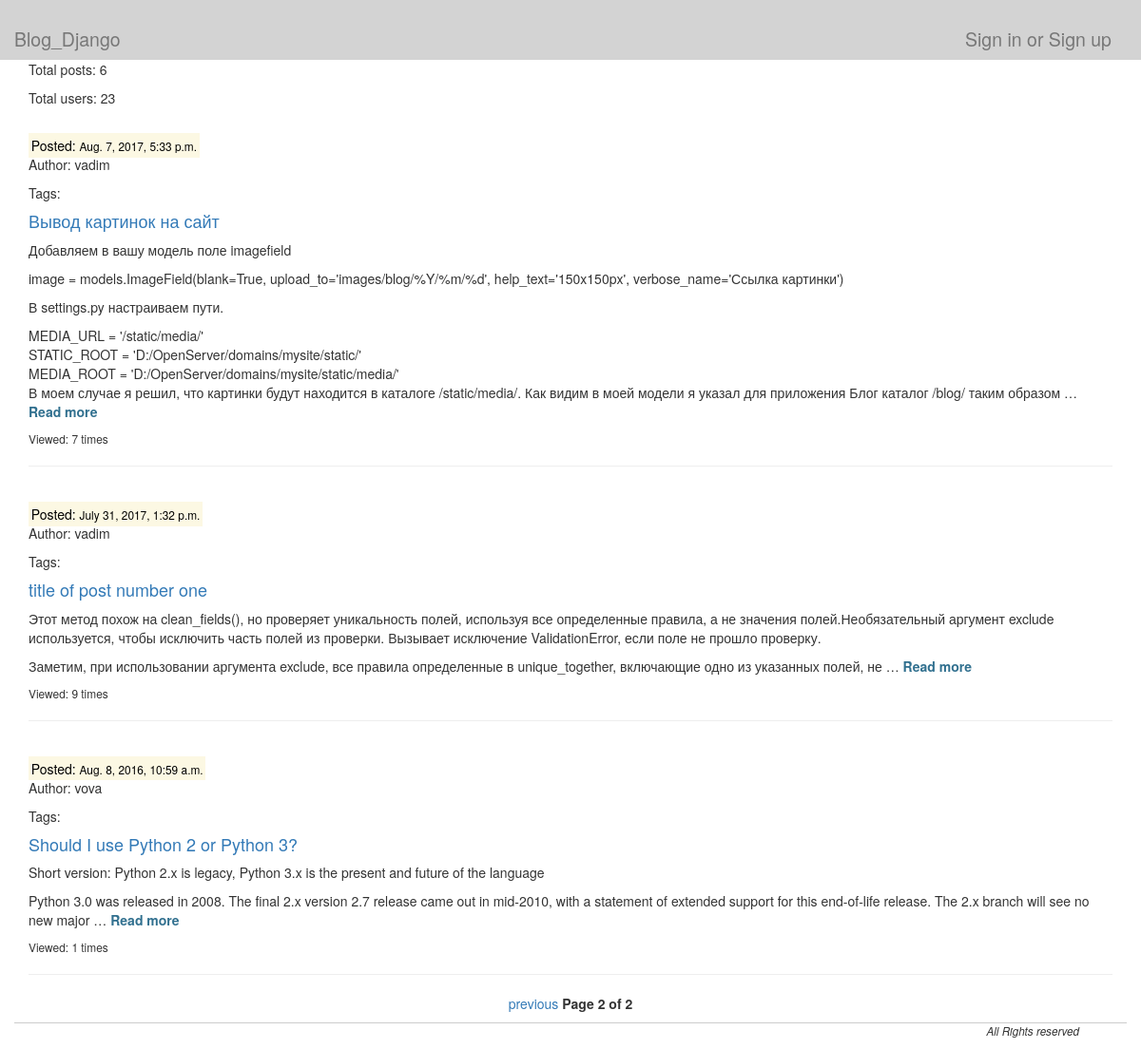
Screenshot of /?page=2 with the database file from the repository.
### blog/models.py (models this page shows, shortened)
class Post(models.Model):
    class Meta:
        db_table = "post"
    post_title = models.CharField(max_length=100)
    post_text = models.TextField()
    post_data = models.DateTimeField(auto_now_add=True)
    post_author = models.ForeignKey(User, default="")
    post_likes = models.IntegerField(default=0)
    post_views = models.IntegerField(default=0)
    post_img = models.ImageField(null=True, blank=True, upload_to='images/', verbose_name='Image')
    tags = TaggableManager(blank=True)

### blog/views.py (the view)
# urls.py: url(r'^$', views.all_posts),
def all_posts(request):
    post_list = Post.objects.all().order_by('-post_data')
    paginator = Paginator(post_list, 3)
    page = request.GET.get('page')
    try:
        posts = paginator.page(page)
    except PageNotAnInteger:
        posts = paginator.page(1)
    except EmptyPage:
        posts = paginator.page(paginator.num_pages)
    form = PostForm(request.POST)
    context = {}
    context.update(csrf(request))
    context['username'] = auth.get_user(request).username
    context['posts'] = posts
    context['form'] = form
    context['post_counter'] = Post.objects.count()
    context['user_counter'] = User.objects.count()
    context['user_id'] = request.user.id
    return render_to_response('all_posts.html', context)

### blog/templates/all_posts.html (shortened to what this page needs)
{% extends 'main.html' %}
{% load staticfiles %}
{% block post %}
{% if posts %}
<p align="left">Total posts: {{ post_counter }}</p>
<p align="left">Total users: {{ user_counter }}</p>
{% for post in posts %}
    <br>
    <mark>Posted: <small> {{ post.post_data }} </mark> </small>
    <p>Author: {{ post.post_author }} </p>
    <p>Tags:
    </p>
    <h4> <a href="/posts/{{ post.id }}">{{ post.post_title }}</a></h4>
    <p class="text-justify"> {{ post.post_text|linebreaks|truncatewords:50 }} <strong><a class="text-info" href="/posts/{{ post.id }}"> Read more </a></strong> </p>
<small><p align="left">Viewed: {{ post.post_views }} times </p></small>
<hr>
{% endfor %}
<div class="class="col-md-12"><div class="top-cover center-block"></div><p class="top-name center-block text-center">
    {% if posts.has_previous %}
        <a href="?page={{ posts.previous_page_number }}">previous </a>
    {% endif %}
    <span class="current">
        <strong> Page {{ posts.number }} of {{ posts.paginator.num_pages }} </strong>
    </span>
</p></div>
{% endif %}
{% endblock %}

### blog/static/main.css (style rules this page uses)
html, body { height: 100%; }

### rows the page displays
Post: post_data "Aug. 7, 2017, 5:33 p.m.", post_author "vadim", post_title "Вывод картинок на сайт", post_text "Добавляем в вашу модель поле imagefield image = models.ImageField(blank=True, upload_to='images/blog/%Y/%m/%d', help_text='150x150px', verbose_name='Ссылка картинки') В settings.py настраиваем пути. MEDIA_URL = '/static/media/' STATIC_ROOT = 'D:/OpenServer/domains/mysite/static/' MEDIA_ROOT = 'D:/OpenServer/domains/mysite/static/media/' В моем случае я решил, что картинки будут находится в каталоге /static/media/. Как видим в моей модели я указал для приложения Блог каталог /blog/ таким образом …", post_views "7"
Post: post_data "July 31, 2017, 1:32 p.m.", post_author "vadim", post_title "title of post number one", post_text "Этот метод похож на clean_fields(), но проверяет уникальность полей, используя все определенные правила, а не значения полей.Необязательный аргумент exclude используется, чтобы исключить часть полей из проверки. Вызывает исключение ValidationError, если поле не прошло проверку. Заметим, при использовании аргумента exclude, все правила определенные в unique_together, включающие одно из указанных полей, не …", post_views "9"
Post: post_data "Aug. 8, 2016, 10:59 a.m.", post_author "vova", post_title "Should I use Python 2 or Python 3?", post_text "Short version: Python 2.x is legacy, Python 3.x is the present and future of the language Python 3.0 was released in 2008. The final 2.x version 2.7 release came out in mid-2010, with a statement of extended support for this end-of-life release. The 2.x branch will see no new major …", post_views "1"

### other values shown
{{ post_counter }} "6"
{{ user_counter }} "23"
{{ posts.number }} "2"
{{ posts.paginator.num_pages }} "2"
